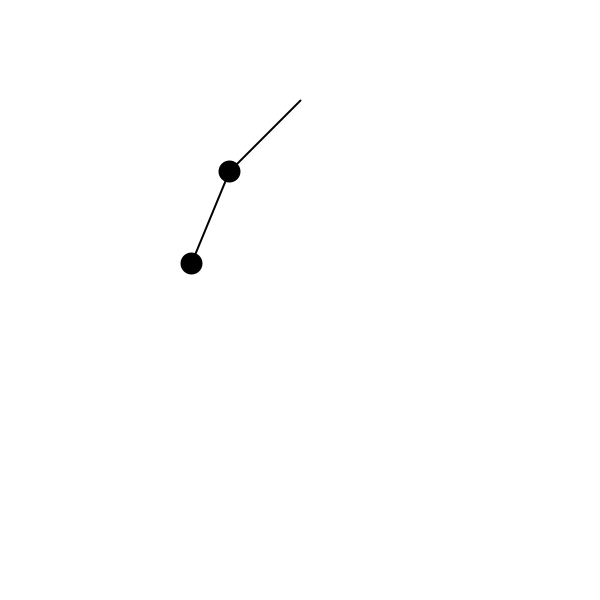
Frame 1 (no input)
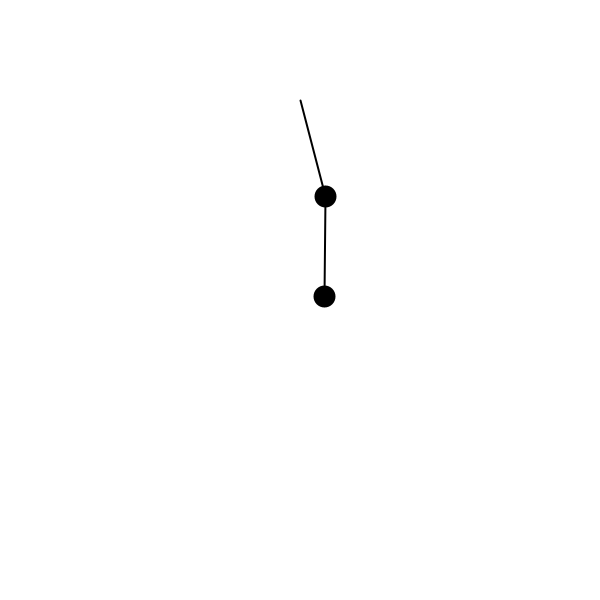
Frame 60 (the mouse pressed at the canvas centre just before this capture)
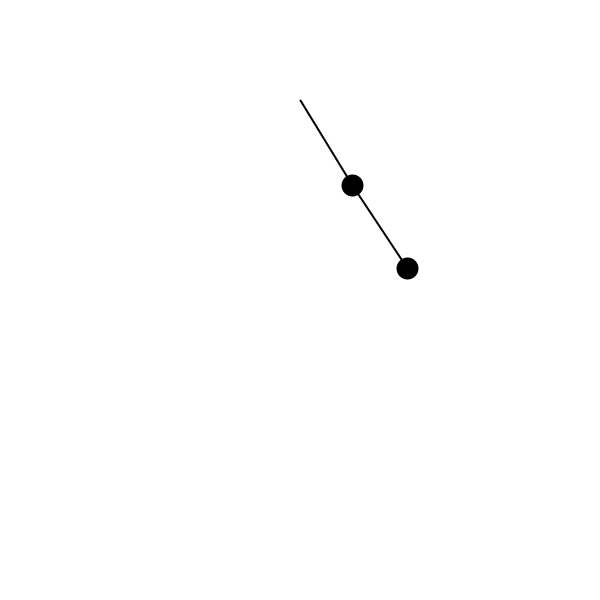
Frame 120 (the mouse held since frame 60 and released just before this capture)

The Processing sketch that drew these frames (run headless with seeded random() and noise(); from frame 60 on, the mouse is pressed at the canvas centre):

// Processing sketch: DoublePendulum
// ── DoublePendulum.pde
float gravity = 1; // gravitational constatnt

float angular_vel1 = 0; // First angular velocity
float angular_acc1 = 0; // First angular acceleration
float angle1 = PI/4; // angle 1
float rod1 = 100; // length of first rod
float mass1 = 20; // size of the first mass
float x1 = 0;
float y1 = 0;

float angular_vel2 = 0;
float angular_acc2 = 0;
float angle2 = PI/8;
float rod2 = 100;
float mass2 = 20;
float x2 = 0;
float y2 = 0;

void setup()
{
  size(600, 600);
  strokeWeight(2);
  fill(0);
  stroke(0);
}

// Draw the double pendulum (lines and masses) at the xy position
void drawDoublePendulum(int x, int y)
{
  // This looks backwards, but since the angle in our triangle
  // is shooting downwards, the x value would be the
  // opposite and the y value would be the adjacent
  x1 = x - rod1 * sin(angle1);
  y1 = y + rod1 * cos(angle1);

  x2 = x1 - rod2 * sin(angle2);
  y2 = y1 + rod2 * cos(angle2);

  // Draw the first rod and mass
  line(x, y, x1, y1);
  ellipse(x1, y1, mass1, mass1);

  // Draw the second rod and mass
  line(x1, y1, x2, y2);
  ellipse(x2, y2, mass2, mass2);
}

// Compound the angular accelerations to the angular velocities
// and the angular velocities to the angles.
// The equations of motion come from [here](https://www.myphysicslab.com/pendulum/double-pendulum-en.html).
// The equations are slightly horrifying, but the derivation is interesting.
void subStep(int substepCount)
{
  float den = (2 * mass1 + mass2 - mass2 * cos(2 * angle1 - 2 * angle2));
  float a = -gravity * (2 * mass1 + mass2) * sin(angle1);
  float b = -mass2 * gravity * sin(angle1 - 2 * angle2);
  float c = -2 * sin(angle1 - angle2) * mass2;
  float d = angular_vel2 * angular_vel2 * rod2;
  float e = angular_vel1 * angular_vel1 * rod1 * cos(angle1 - angle2);
  float f = 2 * sin(angle1 - angle2);
  float g = angular_vel1 * angular_vel1 * rod1 * (mass1 + mass2);
  float h = gravity * (mass1 + mass2) * cos(angle1);
  float i = angular_vel2 * angular_vel2 * rod2 * mass2 * cos(angle1 - angle2);

  angular_acc1 = (a + b + c * (d + e)) / (rod1 * den);
  angular_vel1 += (angular_acc1 / substepCount);
  angle1  += (angular_vel1 / substepCount);
  angle1 %= (2 * PI); // Force angle to be between -PI and PI

  angular_acc2 = f * (g + h + i) / (rod2 * den);
  angular_vel2 += (angular_acc2 / substepCount);
  angle2  += (angular_vel2 / substepCount);
  angle2 %= (2 * PI); // Force angle to be between -PI and PI
}

void stepSimulation()
{
  // Since we are using numerical methods, our simulation will be
  // prone to errors. There are analytical solutions to the double
  // pendulum problem, but as of now, even they are approximate.
  // So, we'll stick with our numerical solution, but split the
  // simulation into substeps to try to minimize error So, we'll
  // basically do 100 mini steps per frame.
  // This [explanation](https://stackoverflow.com/questions/67203975/why-is-my-code-for-a-double-pendulum-returning-nan)
  // is really nice
  int substepCount = 1000;
  for (int i = 0; i < substepCount; i++) {
    subStep(substepCount);
  }
}

void draw()
{
  background(255);
  stepSimulation();
  drawDoublePendulum(300, 100);
}
